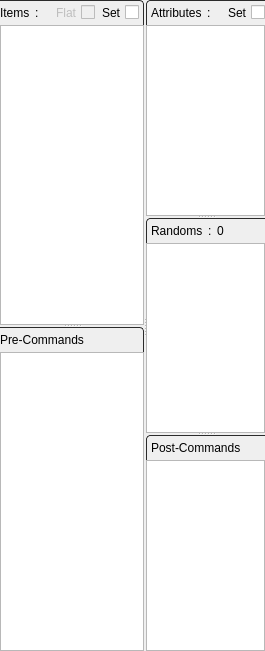
					<widget class="QWidget" name="Widget_01" native="true">
						<layout class="QHBoxLayout" name="horizontalLayout_9">
							<property name="spacing">
								<number>2</number>
							</property>
							<property name="leftMargin">
								<number>0</number>
							</property>
							<property name="topMargin">
								<number>0</number>
							</property>
							<property name="rightMargin">
								<number>0</number>
							</property>
							<property name="bottomMargin">
								<number>0</number>
							</property>
							<item>
								<widget class="QSplitter" name="Splitter_1">
									<property name="sizePolicy">
										<sizepolicy hsizetype="Expanding" vsizetype="Expanding">
											<horstretch>0</horstretch>
											<verstretch>0</verstretch>
										</sizepolicy>
									</property>
									<property name="orientation">
										<enum>Qt::Horizontal</enum>
									</property>
									<property name="handleWidth">
										<number>2</number>
									</property>
									<widget class="QWidget" name="Widget_011" native="true">
										<layout class="QVBoxLayout" name="verticalLayout_8">
											<property name="spacing">
												<number>2</number>
											</property>
											<property name="leftMargin">
												<number>0</number>
											</property>
											<property name="topMargin">
												<number>0</number>
											</property>
											<property name="rightMargin">
												<number>0</number>
											</property>
											<property name="bottomMargin">
												<number>0</number>
											</property>
											<item>
												<widget class="QSplitter" name="Splitter_2">
													<property name="orientation">
														<enum>Qt::Vertical</enum>
													</property>
													<property name="handleWidth">
														<number>2</number>
													</property>
													<widget class="QWidget" name="Widget_0111" native="true">
														<layout class="QVBoxLayout" name="verticalLayout_6">
															<property name="spacing">
																<number>0</number>
															</property>
															<property name="leftMargin">
																<number>0</number>
															</property>
															<property name="topMargin">
																<number>0</number>
															</property>
															<property name="rightMargin">
																<number>0</number>
															</property>
															<property name="bottomMargin">
																<number>0</number>
															</property>
															<item>
																<widget class="QWidget" name="Widget_ItemsHead" native="true">
																	<property name="styleSheet">
																		<string notr="true">#Widget_ItemsHead{border-top: 1px solid #2b2b2b;border-right: 1px solid #2b2b2b;border-top-right-radius: 4px;}</string>
																	</property>
																	<layout class="QHBoxLayout" name="horizontalLayout_29">
																		<property name="spacing">
																			<number>5</number>
																		</property>
																		<property name="leftMargin">
																			<number>0</number>
																		</property>
																		<property name="topMargin">
																			<number>0</number>
																		</property>
																		<property name="rightMargin">
																			<number>5</number>
																		</property>
																		<property name="bottomMargin">
																			<number>0</number>
																		</property>
																		<item>
																			<widget class="QLabel" name="label_6">
																				<property name="sizePolicy">
																					<sizepolicy hsizetype="Fixed" vsizetype="Ignored">
																						<horstretch>0</horstretch>
																						<verstretch>0</verstretch>
																					</sizepolicy>
																				</property>
																				<property name="minimumSize">
																					<size>
																						<width>0</width>
																						<height>25</height>
																					</size>
																				</property>
																				<property name="text">
																					<string>Items</string>
																				</property>
																			</widget>
																		</item>
																		<item>
																			<widget class="QLabel" name="label_5">
																				<property name="sizePolicy">
																					<sizepolicy hsizetype="Fixed" vsizetype="Ignored">
																						<horstretch>0</horstretch>
																						<verstretch>0</verstretch>
																					</sizepolicy>
																				</property>
																				<property name="minimumSize">
																					<size>
																						<width>0</width>
																						<height>25</height>
																					</size>
																				</property>
																				<property name="text">
																					<string>:</string>
																				</property>
																			</widget>
																		</item>
																		<item>
																			<widget class="QLabel" name="Label_ItemsCount">
																				<property name="sizePolicy">
																					<sizepolicy hsizetype="Ignored" vsizetype="Ignored">
																						<horstretch>0</horstretch>
																						<verstretch>0</verstretch>
																					</sizepolicy>
																				</property>
																				<property name="minimumSize">
																					<size>
																						<width>0</width>
																						<height>25</height>
																					</size>
																				</property>
																				<property name="text">
																					<string>0</string>
																				</property>
																			</widget>
																		</item>
																		<item>
																			<widget class="QWidget" name="widget_011111" native="true">
																				<property name="sizePolicy">
																					<sizepolicy hsizetype="Fixed" vsizetype="Preferred">
																						<horstretch>0</horstretch>
																						<verstretch>0</verstretch>
																					</sizepolicy>
																				</property>
																				<layout class="QHBoxLayout" name="horizontalLayout">
																					<property name="spacing">
																						<number>0</number>
																					</property>
																					<property name="leftMargin">
																						<number>0</number>
																					</property>
																					<property name="topMargin">
																						<number>0</number>
																					</property>
																					<property name="rightMargin">
																						<number>0</number>
																					</property>
																					<property name="bottomMargin">
																						<number>0</number>
																					</property>
																					<item>
																						<widget class="QCheckBox" name="Check_ItemsFlatten">
																							<property name="enabled">
																								<bool>false</bool>
																							</property>
																							<property name="sizePolicy">
																								<sizepolicy hsizetype="Fixed" vsizetype="Ignored">
																									<horstretch>0</horstretch>
																									<verstretch>0</verstretch>
																								</sizepolicy>
																							</property>
																							<property name="minimumSize">
																								<size>
																									<width>0</width>
																									<height>25</height>
																								</size>
																							</property>
																							<property name="layoutDirection">
																								<enum>Qt::RightToLeft</enum>
																							</property>
																							<property name="text">
																								<string>Flat</string>
																							</property>
																						</widget>
																					</item>
																					<item>
																						<widget class="QCheckBox" name="Check_ItemsSet">
																							<property name="sizePolicy">
																								<sizepolicy hsizetype="Fixed" vsizetype="Ignored">
																									<horstretch>0</horstretch>
																									<verstretch>0</verstretch>
																								</sizepolicy>
																							</property>
																							<property name="minimumSize">
																								<size>
																									<width>0</width>
																									<height>25</height>
																								</size>
																							</property>
																							<property name="layoutDirection">
																								<enum>Qt::RightToLeft</enum>
																							</property>
																							<property name="text">
																								<string>Set</string>
																							</property>
																						</widget>
																					</item>
																				</layout>
																			</widget>
																		</item>
																	</layout>
																</widget>
															</item>
															<item>
																<widget class="QWidget" name="Widget_01112" native="true">
																	<layout class="QHBoxLayout" name="horizontalLayout_4">
																		<property name="spacing">
																			<number>2</number>
																		</property>
																		<property name="leftMargin">
																			<number>0</number>
																		</property>
																		<property name="topMargin">
																			<number>0</number>
																		</property>
																		<property name="rightMargin">
																			<number>0</number>
																		</property>
																		<property name="bottomMargin">
																			<number>0</number>
																		</property>
																		<item>
																			<widget class="QPlainTextEdit" name="Text_Items">
																				<property name="sizePolicy">
																					<sizepolicy hsizetype="Ignored" vsizetype="Expanding">
																						<horstretch>0</horstretch>
																						<verstretch>0</verstretch>
																					</sizepolicy>
																				</property>
																				<property name="minimumSize">
																					<size>
																						<width>0</width>
																						<height>25</height>
																					</size>
																				</property>
																				<property name="contextMenuPolicy">
																					<enum>Qt::CustomContextMenu</enum>
																				</property>
																				<property name="lineWrapMode">
																					<enum>QPlainTextEdit::NoWrap</enum>
																				</property>
																			</widget>
																		</item>
																	</layout>
																</widget>
															</item>
														</layout>
													</widget>
													<widget class="QWidget" name="Widget_PreCommands" native="true">
														<layout class="QVBoxLayout" name="verticalLayout_7">
															<property name="spacing">
																<number>0</number>
															</property>
															<property name="leftMargin">
																<number>0</number>
															</property>
															<property name="topMargin">
																<number>0</number>
															</property>
															<property name="rightMargin">
																<number>0</number>
															</property>
															<property name="bottomMargin">
																<number>0</number>
															</property>
															<item>
																<widget class="QWidget" name="Widget_PreCommandsHead" native="true">
																	<property name="styleSheet">
																		<string notr="true">#Widget_PreCommandsHead{border-top: 1px solid #2b2b2b;border-right: 1px solid #2b2b2b;border-top-right-radius: 4px;}</string>
																	</property>
																	<layout class="QHBoxLayout" name="horizontalLayout_13">
																		<property name="spacing">
																			<number>5</number>
																		</property>
																		<property name="leftMargin">
																			<number>0</number>
																		</property>
																		<property name="topMargin">
																			<number>0</number>
																		</property>
																		<property name="rightMargin">
																			<number>5</number>
																		</property>
																		<property name="bottomMargin">
																			<number>0</number>
																		</property>
																		<item>
																			<widget class="QLabel" name="label_13">
																				<property name="sizePolicy">
																					<sizepolicy hsizetype="Ignored" vsizetype="Ignored">
																						<horstretch>0</horstretch>
																						<verstretch>0</verstretch>
																					</sizepolicy>
																				</property>
																				<property name="minimumSize">
																					<size>
																						<width>0</width>
																						<height>25</height>
																					</size>
																				</property>
																				<property name="text">
																					<string>Pre-Commands</string>
																				</property>
																			</widget>
																		</item>
																	</layout>
																</widget>
															</item>
															<item>
																<widget class="QWidget" name="Widget_01132" native="true">
																	<layout class="QHBoxLayout" name="horizontalLayout_14">
																		<property name="spacing">
																			<number>2</number>
																		</property>
																		<property name="leftMargin">
																			<number>0</number>
																		</property>
																		<property name="topMargin">
																			<number>0</number>
																		</property>
																		<property name="rightMargin">
																			<number>0</number>
																		</property>
																		<property name="bottomMargin">
																			<number>0</number>
																		</property>
																		<item>
																			<widget class="QPlainTextEdit" name="Text_PreCommands">
																				<property name="sizePolicy">
																					<sizepolicy hsizetype="Ignored" vsizetype="Expanding">
																						<horstretch>0</horstretch>
																						<verstretch>0</verstretch>
																					</sizepolicy>
																				</property>
																				<property name="minimumSize">
																					<size>
																						<width>0</width>
																						<height>25</height>
																					</size>
																				</property>
																				<property name="contextMenuPolicy">
																					<enum>Qt::CustomContextMenu</enum>
																				</property>
																				<property name="lineWrapMode">
																					<enum>QPlainTextEdit::NoWrap</enum>
																				</property>
																			</widget>
																		</item>
																	</layout>
																</widget>
															</item>
														</layout>
													</widget>
												</widget>
											</item>
										</layout>
									</widget>
									<widget class="QWidget" name="Widget_012" native="true">
										<layout class="QVBoxLayout" name="verticalLayout_9">
											<property name="spacing">
												<number>2</number>
											</property>
											<property name="leftMargin">
												<number>0</number>
											</property>
											<property name="topMargin">
												<number>0</number>
											</property>
											<property name="rightMargin">
												<number>0</number>
											</property>
											<property name="bottomMargin">
												<number>0</number>
											</property>
											<item>
												<widget class="QSplitter" name="Splitter_3">
													<property name="orientation">
														<enum>Qt::Vertical</enum>
													</property>
													<property name="handleWidth">
														<number>2</number>
													</property>
													<widget class="QWidget" name="Widget_Internals" native="true">
														<layout class="QVBoxLayout" name="verticalLayout_2">
															<property name="spacing">
																<number>0</number>
															</property>
															<property name="leftMargin">
																<number>0</number>
															</property>
															<property name="topMargin">
																<number>0</number>
															</property>
															<property name="rightMargin">
																<number>0</number>
															</property>
															<property name="bottomMargin">
																<number>0</number>
															</property>
															<item>
																<widget class="QWidget" name="Widget_InternalsHead" native="true">
																	<property name="styleSheet">
																		<string notr="true">#Widget_InternalsHead{border-top: 1px solid #2b2b2b;border-left: 1px solid #2b2b2b;border-top-left-radius: 4px;}</string>
																	</property>
																	<layout class="QHBoxLayout" name="horizontalLayout_3">
																		<property name="spacing">
																			<number>5</number>
																		</property>
																		<property name="leftMargin">
																			<number>5</number>
																		</property>
																		<property name="topMargin">
																			<number>0</number>
																		</property>
																		<property name="rightMargin">
																			<number>0</number>
																		</property>
																		<property name="bottomMargin">
																			<number>0</number>
																		</property>
																		<item>
																			<widget class="QLabel" name="Label_Internals">
																				<property name="sizePolicy">
																					<sizepolicy hsizetype="Fixed" vsizetype="Ignored">
																						<horstretch>0</horstretch>
																						<verstretch>0</verstretch>
																					</sizepolicy>
																				</property>
																				<property name="minimumSize">
																					<size>
																						<width>0</width>
																						<height>25</height>
																					</size>
																				</property>
																				<property name="text">
																					<string>Attributes</string>
																				</property>
																			</widget>
																		</item>
																		<item>
																			<widget class="QLabel" name="label_10">
																				<property name="sizePolicy">
																					<sizepolicy hsizetype="Fixed" vsizetype="Ignored">
																						<horstretch>0</horstretch>
																						<verstretch>0</verstretch>
																					</sizepolicy>
																				</property>
																				<property name="minimumSize">
																					<size>
																						<width>0</width>
																						<height>25</height>
																					</size>
																				</property>
																				<property name="text">
																					<string>:</string>
																				</property>
																			</widget>
																		</item>
																		<item>
																			<widget class="QLabel" name="Label_InternalsCount">
																				<property name="sizePolicy">
																					<sizepolicy hsizetype="Ignored" vsizetype="Ignored">
																						<horstretch>0</horstretch>
																						<verstretch>0</verstretch>
																					</sizepolicy>
																				</property>
																				<property name="minimumSize">
																					<size>
																						<width>0</width>
																						<height>25</height>
																					</size>
																				</property>
																				<property name="text">
																					<string>0</string>
																				</property>
																			</widget>
																		</item>
																		<item>
																			<widget class="QCheckBox" name="Check_InternalsSet">
																				<property name="sizePolicy">
																					<sizepolicy hsizetype="Fixed" vsizetype="Ignored">
																						<horstretch>0</horstretch>
																						<verstretch>0</verstretch>
																					</sizepolicy>
																				</property>
																				<property name="minimumSize">
																					<size>
																						<width>0</width>
																						<height>25</height>
																					</size>
																				</property>
																				<property name="layoutDirection">
																					<enum>Qt::RightToLeft</enum>
																				</property>
																				<property name="text">
																					<string>Set</string>
																				</property>
																			</widget>
																		</item>
																	</layout>
																</widget>
															</item>
															<item>
																<widget class="QWidget" name="Widget_01212" native="true">
																	<layout class="QHBoxLayout" name="horizontalLayout_5">
																		<property name="spacing">
																			<number>2</number>
																		</property>
																		<property name="leftMargin">
																			<number>0</number>
																		</property>
																		<property name="topMargin">
																			<number>0</number>
																		</property>
																		<property name="rightMargin">
																			<number>0</number>
																		</property>
																		<property name="bottomMargin">
																			<number>0</number>
																		</property>
																		<item>
																			<widget class="QPlainTextEdit" name="Text_Internals">
																				<property name="sizePolicy">
																					<sizepolicy hsizetype="Ignored" vsizetype="Expanding">
																						<horstretch>0</horstretch>
																						<verstretch>0</verstretch>
																					</sizepolicy>
																				</property>
																				<property name="minimumSize">
																					<size>
																						<width>0</width>
																						<height>25</height>
																					</size>
																				</property>
																				<property name="lineWrapMode">
																					<enum>QPlainTextEdit::NoWrap</enum>
																				</property>
																			</widget>
																		</item>
																	</layout>
																</widget>
															</item>
														</layout>
													</widget>
													<widget class="QWidget" name="Widget_Randoms" native="true">
														<layout class="QVBoxLayout" name="verticalLayout_3">
															<property name="spacing">
																<number>0</number>
															</property>
															<property name="leftMargin">
																<number>0</number>
															</property>
															<property name="topMargin">
																<number>0</number>
															</property>
															<property name="rightMargin">
																<number>0</number>
															</property>
															<property name="bottomMargin">
																<number>0</number>
															</property>
															<item>
																<widget class="QWidget" name="Widget_RandomsHead" native="true">
																	<property name="styleSheet">
																		<string notr="true">#Widget_RandomsHead{border-top: 1px solid #2b2b2b;border-left: 1px solid #2b2b2b;border-top-left-radius: 4px;}</string>
																	</property>
																	<layout class="QHBoxLayout" name="horizontalLayout_7">
																		<property name="spacing">
																			<number>5</number>
																		</property>
																		<property name="leftMargin">
																			<number>5</number>
																		</property>
																		<property name="topMargin">
																			<number>0</number>
																		</property>
																		<property name="rightMargin">
																			<number>0</number>
																		</property>
																		<property name="bottomMargin">
																			<number>0</number>
																		</property>
																		<item>
																			<widget class="QLabel" name="label_11">
																				<property name="sizePolicy">
																					<sizepolicy hsizetype="Fixed" vsizetype="Ignored">
																						<horstretch>0</horstretch>
																						<verstretch>0</verstretch>
																					</sizepolicy>
																				</property>
																				<property name="minimumSize">
																					<size>
																						<width>0</width>
																						<height>25</height>
																					</size>
																				</property>
																				<property name="text">
																					<string>Randoms</string>
																				</property>
																			</widget>
																		</item>
																		<item>
																			<widget class="QLabel" name="label_12">
																				<property name="sizePolicy">
																					<sizepolicy hsizetype="Fixed" vsizetype="Ignored">
																						<horstretch>0</horstretch>
																						<verstretch>0</verstretch>
																					</sizepolicy>
																				</property>
																				<property name="minimumSize">
																					<size>
																						<width>0</width>
																						<height>25</height>
																					</size>
																				</property>
																				<property name="text">
																					<string>:</string>
																				</property>
																			</widget>
																		</item>
																		<item>
																			<widget class="QLabel" name="Label_RandomsCount">
																				<property name="sizePolicy">
																					<sizepolicy hsizetype="Ignored" vsizetype="Ignored">
																						<horstretch>0</horstretch>
																						<verstretch>0</verstretch>
																					</sizepolicy>
																				</property>
																				<property name="minimumSize">
																					<size>
																						<width>0</width>
																						<height>25</height>
																					</size>
																				</property>
																				<property name="text">
																					<string>0</string>
																				</property>
																			</widget>
																		</item>
																	</layout>
																</widget>
															</item>
															<item>
																<widget class="QWidget" name="Widget_01222" native="true">
																	<layout class="QHBoxLayout" name="horizontalLayout_8">
																		<property name="spacing">
																			<number>2</number>
																		</property>
																		<property name="leftMargin">
																			<number>0</number>
																		</property>
																		<property name="topMargin">
																			<number>0</number>
																		</property>
																		<property name="rightMargin">
																			<number>0</number>
																		</property>
																		<property name="bottomMargin">
																			<number>0</number>
																		</property>
																		<item>
																			<widget class="QPlainTextEdit" name="Text_Randoms">
																				<property name="sizePolicy">
																					<sizepolicy hsizetype="Ignored" vsizetype="Expanding">
																						<horstretch>0</horstretch>
																						<verstretch>0</verstretch>
																					</sizepolicy>
																				</property>
																				<property name="minimumSize">
																					<size>
																						<width>0</width>
																						<height>25</height>
																					</size>
																				</property>
																				<property name="lineWrapMode">
																					<enum>QPlainTextEdit::NoWrap</enum>
																				</property>
																			</widget>
																		</item>
																	</layout>
																</widget>
															</item>
														</layout>
													</widget>
													<widget class="QWidget" name="Widget_PostCommands" native="true">
														<layout class="QVBoxLayout" name="verticalLayout_4">
															<property name="spacing">
																<number>0</number>
															</property>
															<property name="leftMargin">
																<number>0</number>
															</property>
															<property name="topMargin">
																<number>0</number>
															</property>
															<property name="rightMargin">
																<number>0</number>
															</property>
															<property name="bottomMargin">
																<number>0</number>
															</property>
															<item>
																<widget class="QWidget" name="Widget_PostCommandsHead" native="true">
																	<property name="styleSheet">
																		<string notr="true">#Widget_PostCommandsHead{border-top: 1px solid #2b2b2b;border-left: 1px solid #2b2b2b;border-top-left-radius: 4px;}</string>
																	</property>
																	<layout class="QHBoxLayout" name="horizontalLayout_15">
																		<property name="spacing">
																			<number>5</number>
																		</property>
																		<property name="leftMargin">
																			<number>5</number>
																		</property>
																		<property name="topMargin">
																			<number>0</number>
																		</property>
																		<property name="rightMargin">
																			<number>0</number>
																		</property>
																		<property name="bottomMargin">
																			<number>0</number>
																		</property>
																		<item>
																			<widget class="QLabel" name="label_15">
																				<property name="sizePolicy">
																					<sizepolicy hsizetype="Ignored" vsizetype="Ignored">
																						<horstretch>0</horstretch>
																						<verstretch>0</verstretch>
																					</sizepolicy>
																				</property>
																				<property name="minimumSize">
																					<size>
																						<width>0</width>
																						<height>25</height>
																					</size>
																				</property>
																				<property name="text">
																					<string>Post-Commands</string>
																				</property>
																			</widget>
																		</item>
																	</layout>
																</widget>
															</item>
															<item>
																<widget class="QWidget" name="Widget_01232" native="true">
																	<layout class="QHBoxLayout" name="horizontalLayout_16">
																		<property name="spacing">
																			<number>2</number>
																		</property>
																		<property name="leftMargin">
																			<number>0</number>
																		</property>
																		<property name="topMargin">
																			<number>0</number>
																		</property>
																		<property name="rightMargin">
																			<number>0</number>
																		</property>
																		<property name="bottomMargin">
																			<number>0</number>
																		</property>
																		<item>
																			<widget class="QPlainTextEdit" name="Text_PostCommands">
																				<property name="sizePolicy">
																					<sizepolicy hsizetype="Ignored" vsizetype="Expanding">
																						<horstretch>0</horstretch>
																						<verstretch>0</verstretch>
																					</sizepolicy>
																				</property>
																				<property name="minimumSize">
																					<size>
																						<width>0</width>
																						<height>25</height>
																					</size>
																				</property>
																				<property name="contextMenuPolicy">
																					<enum>Qt::CustomContextMenu</enum>
																				</property>
																				<property name="lineWrapMode">
																					<enum>QPlainTextEdit::NoWrap</enum>
																				</property>
																			</widget>
																		</item>
																	</layout>
																</widget>
															</item>
														</layout>
													</widget>
												</widget>
											</item>
										</layout>
									</widget>
								</widget>
							</item>
						</layout>
					</widget>
